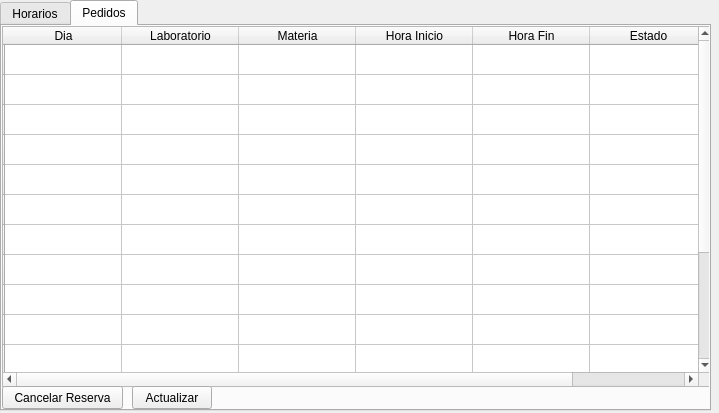
<?xml version="1.0" encoding="UTF-8"?>
<ui version="4.0">
 <class>MainWindow</class>
 <widget class="QMainWindow" name="MainWindow">
  <property name="geometry">
   <rect>
    <x>0</x>
    <y>0</y>
    <width>719</width>
    <height>413</height>
   </rect>
  </property>
  <property name="windowTitle">
   <string>Reserva de Laboratorio</string>
  </property>
  <widget class="QWidget" name="centralwidget">
   <widget class="QPushButton" name="pushButton">
    <property name="geometry">
     <rect>
      <x>90</x>
      <y>140</y>
      <width>75</width>
      <height>23</height>
     </rect>
    </property>
    <property name="text">
     <string>Reserva</string>
    </property>
   </widget>
   <widget class="QPushButton" name="pushButton_2">
    <property name="geometry">
     <rect>
      <x>180</x>
      <y>140</y>
      <width>111</width>
      <height>23</height>
     </rect>
    </property>
    <property name="text">
     <string>Cancelar Reserva</string>
    </property>
   </widget>
   <widget class="QTabWidget" name="tabWidget">
    <property name="geometry">
     <rect>
      <x>0</x>
      <y>0</y>
      <width>711</width>
      <height>411</height>
     </rect>
    </property>
    <property name="currentIndex">
     <number>1</number>
    </property>
    <widget class="QWidget" name="tab">
     <attribute name="title">
      <string>Horarios</string>
     </attribute>
     <widget class="QTableWidget" name="tableWidget">
      <property name="geometry">
       <rect>
        <x>0</x>
        <y>0</y>
        <width>711</width>
        <height>361</height>
       </rect>
      </property>
      <attribute name="horizontalHeaderDefaultSectionSize">
       <number>130</number>
      </attribute>
      <row>
       <property name="text">
        <string>08:00</string>
       </property>
      </row>
      <row>
       <property name="text">
        <string>09:00</string>
       </property>
      </row>
      <row>
       <property name="text">
        <string>10:00</string>
       </property>
      </row>
      <row>
       <property name="text">
        <string>11:00</string>
       </property>
      </row>
      <row>
       <property name="text">
        <string>12:00</string>
       </property>
      </row>
      <row>
       <property name="text">
        <string>13:00</string>
       </property>
      </row>
      <row>
       <property name="text">
        <string>14:00</string>
       </property>
      </row>
      <row>
       <property name="text">
        <string>15:00</string>
       </property>
      </row>
      <row>
       <property name="text">
        <string>16:00</string>
       </property>
      </row>
      <row>
       <property name="text">
        <string>17:00</string>
       </property>
      </row>
      <row>
       <property name="text">
        <string>18:00</string>
       </property>
      </row>
      <row>
       <property name="text">
        <string>19:00</string>
       </property>
      </row>
      <row>
       <property name="text">
        <string>20:00</string>
       </property>
      </row>
      <row>
       <property name="text">
        <string>21:00</string>
       </property>
      </row>
      <row>
       <property name="text">
        <string>22:00</string>
       </property>
      </row>
      <column>
       <property name="text">
        <string>Lunes</string>
       </property>
      </column>
      <column>
       <property name="text">
        <string>Martes</string>
       </property>
      </column>
      <column>
       <property name="text">
        <string>Miercoles</string>
       </property>
      </column>
      <column>
       <property name="text">
        <string>Jueves</string>
       </property>
      </column>
      <column>
       <property name="text">
        <string>Viernes</string>
       </property>
      </column>
     </widget>
     <widget class="QPushButton" name="pushButton_4">
      <property name="geometry">
       <rect>
        <x>0</x>
        <y>360</y>
        <width>75</width>
        <height>23</height>
       </rect>
      </property>
      <property name="text">
       <string>Reservar</string>
      </property>
     </widget>
     <widget class="QComboBox" name="comboBox">
      <property name="geometry">
       <rect>
        <x>80</x>
        <y>360</y>
        <width>101</width>
        <height>23</height>
       </rect>
      </property>
      <item>
       <property name="text">
        <string>Lab 1</string>
       </property>
      </item>
      <item>
       <property name="text">
        <string>Lab 2</string>
       </property>
      </item>
      <item>
       <property name="text">
        <string>Lab 3</string>
       </property>
      </item>
      <item>
       <property name="text">
        <string>Lab 4</string>
       </property>
      </item>
      <item>
       <property name="text">
        <string>Lab 5</string>
       </property>
      </item>
      <item>
       <property name="text">
        <string>Lab 6</string>
       </property>
      </item>
      <item>
       <property name="text">
        <string>Lab 7</string>
       </property>
      </item>
      <item>
       <property name="text">
        <string>Lab 8</string>
       </property>
      </item>
     </widget>
     <widget class="QPushButton" name="pushButton_6">
      <property name="geometry">
       <rect>
        <x>190</x>
        <y>360</y>
        <width>80</width>
        <height>23</height>
       </rect>
      </property>
      <property name="text">
       <string>Actualizar</string>
      </property>
     </widget>
    </widget>
    <widget class="QWidget" name="tab_2">
     <property name="enabled">
      <bool>true</bool>
     </property>
     <attribute name="title">
      <string>Pedidos</string>
     </attribute>
     <widget class="QTableWidget" name="tableWidget_2">
      <property name="geometry">
       <rect>
        <x>0</x>
        <y>0</y>
        <width>711</width>
        <height>361</height>
       </rect>
      </property>
      <property name="selectionBehavior">
       <enum>QAbstractItemView::SelectRows</enum>
      </property>
      <property name="showGrid">
       <bool>true</bool>
      </property>
      <property name="gridStyle">
       <enum>Qt::SolidLine</enum>
      </property>
      <attribute name="horizontalHeaderDefaultSectionSize">
       <number>117</number>
      </attribute>
      <row>
       <property name="text">
        <string/>
       </property>
      </row>
      <row>
       <property name="text">
        <string/>
       </property>
      </row>
      <row>
       <property name="text">
        <string/>
       </property>
      </row>
      <row>
       <property name="text">
        <string/>
       </property>
      </row>
      <row>
       <property name="text">
        <string/>
       </property>
      </row>
      <row>
       <property name="text">
        <string/>
       </property>
      </row>
      <row>
       <property name="text">
        <string/>
       </property>
      </row>
      <row>
       <property name="text">
        <string/>
       </property>
      </row>
      <row>
       <property name="text">
        <string/>
       </property>
      </row>
      <row>
       <property name="text">
        <string/>
       </property>
      </row>
      <row>
       <property name="text">
        <string/>
       </property>
      </row>
      <row>
       <property name="text">
        <string/>
       </property>
      </row>
      <row>
       <property name="text">
        <string/>
       </property>
      </row>
      <row>
       <property name="text">
        <string/>
       </property>
      </row>
      <row>
       <property name="text">
        <string/>
       </property>
      </row>
      <column>
       <property name="text">
        <string>Dia</string>
       </property>
      </column>
      <column>
       <property name="text">
        <string>Laboratorio</string>
       </property>
      </column>
      <column>
       <property name="text">
        <string>Materia</string>
       </property>
      </column>
      <column>
       <property name="text">
        <string>Hora Inicio</string>
       </property>
      </column>
      <column>
       <property name="text">
        <string>Hora Fin</string>
       </property>
      </column>
      <column>
       <property name="text">
        <string>Estado</string>
       </property>
      </column>
     </widget>
     <widget class="QPushButton" name="pushButton_3">
      <property name="geometry">
       <rect>
        <x>0</x>
        <y>360</y>
        <width>121</width>
        <height>23</height>
       </rect>
      </property>
      <property name="text">
       <string>Cancelar Reserva</string>
      </property>
     </widget>
     <widget class="QPushButton" name="pushButton_5">
      <property name="geometry">
       <rect>
        <x>130</x>
        <y>360</y>
        <width>80</width>
        <height>23</height>
       </rect>
      </property>
      <property name="text">
       <string>Actualizar</string>
      </property>
     </widget>
    </widget>
   </widget>
  </widget>
 </widget>
 <resources/>
 <connections/>
</ui>
